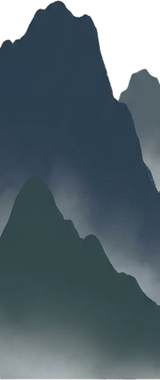
#> input picture assets/bg/b09_daluo_mountain.png, 160 x 380 px, found by its file name
$ python -i regen_bg_ai.py   (imports and definitions only)
#> lines starting #> are read from the running program, lines starting #| are printed output that depends on the picture; after the words box and inside, x2 and y2 are one past the last pixel; in counts of white or black regions, pixels touching at a corner belong together
import os
import subprocess
import sys
from collections import deque

import numpy as np
from PIL import Image
from scipy.ndimage import distance_transform_edt

RAW_BG_DIR = r"C:\Users\jakfc\AppData\Roaming\IppClub\DoraSSR\test\raw_assets\gflow_bg"
BG_DIR = r"C:\Users\jakfc\AppData\Roaming\IppClub\DoraSSR\test\assets\bg"
# [2 lines not run here, left out]

JOBS = [
    (
        "b09_daluo_mountain.jpg", "9:16",
        "A 2D game background layer of distant southern Zhejiang coastal mountains (Daluo Mountain in Wenzhou), towering misty peaks on the left sloping gently down toward the right, painted in flat Chinese guofeng ink-wash silhouette style (#2C3E50, #2F4F4F) with subtle layered mountain ridges. No foreground trees, NO text, NO sky gradient, isolated cleanly on a pure solid white background."
    ),
    (
        "b10_outer_salt_flat.jpg", "16:9",
        "A 2D side-scrolling game ground strip, seamlessly horizontally tileable Ming dynasty coastal salt evaporation pans and mudflats outside Yongchang Fortress: neat shallow square water-filled salt beds bordered by low earth bunds (#B79F78) and small conical piles of gleaming white sea salt (#E2E8F0) along the middle horizon. Strict orthographic side view, flat semi-shaded Chinese guofeng 2D game art style, clean 1.5px dark outline (#1A202C), NO text, NO sky, isolated on a pure solid white background."
    ),
    (
        "b11_coast.jpg", "16:9",
        "A 2D side-scrolling game coastal terrain strip: sandy tidal beach (#B79F78) and rugged dark coastal rocks (#4A5568) on the left sloping into churning deep blue-teal East China Sea waves (#1E4E79) with stylized white guofeng sea foam on the right. Strict orthographic side view, flat semi-shaded Chinese guofeng 2D game art style, clean 1.5px dark outline (#1A202C), NO text, NO sky, isolated on a pure solid white background."
    ),
    (
        "d01_sky_day.jpg", "16:9",
        "A 2D game sky backdrop of a clear Ming dynasty coastal daytime sky: smooth vertical gradient from muted steel-blue (#4A6FA5) at the top to pale misty cream-blue (#E2E8F0) at the bottom, decorated with elegant flat hand-painted Chinese guofeng layered clouds. No mountains, no buildings, NO text, seamless horizontal composition."
    ),
    (
        "d02_sky_dusk.jpg", "16:9",
        "A 2D game sky backdrop of a dramatic Ming dynasty coastal dusk sunset sky: smooth vertical gradient from muted twilight brown-violet (#7A5C3E) at the top to warm burnt orange and pale amber (#F6AD55) at the bottom, with stylized flat hand-painted Chinese guofeng evening clouds lit from below. No mountains, no buildings, NO text, seamless horizontal composition."
    ),
    (
        "d03_sky_night.jpg", "16:9",
        "A 2D game sky backdrop of a solemn Ming dynasty coastal night sky: deep indigo-navy (#101829) fading to dark midnight blue (#0B1426), with delicate fine stars and faint ink-blue drifting night clouds. No moon, no mountains, no buildings, NO text, seamless horizontal composition."
    ),
    (
        "d08_mid_houses.jpg", "16:9",
        "A 2D parallax midground layer of historic Ming dynasty southern Zhejiang (Wenzhou) riverfront village houses and stepped horsehead-gable walls (matouqiang) with a small stone arch bridge, rendered in flat muted ink-slate silhouette (#3B4A59, #2D3748) with subtle tile roof details. Strict orthographic side elevation aligned along a flat bottom baseline, seamlessly horizontally tileable, NO text, NO sky, isolated on a pure solid white background."
    ),
    (
        "d06_horizon_silhouette.jpg", "16:9",
        "A 2D parallax distant horizon silhouette layer of a long Ming dynasty stone fortress wall with crenellated battlements and spaced watchtower roofs, rendered in flat muted slate-blue silhouette (#3B4A59) aligned along a flat bottom baseline. Strict orthographic side view, seamlessly horizontally tileable, NO text, NO sky, isolated on a pure solid white background."
    ),
]

def remove_white_bg_floodfill(im, threshold=230):
#> called with threshold = 230
    arr = np.array(im.convert("RGBA"))
#> arr is the input picture: shape (380, 160, 4); mean R, G, B, A 60.3, 75.8, 83.7, 226.6
    h, w = arr.shape[:2]
#> h = 380; w = 160
    visited = np.zeros((h, w), dtype=bool)
    q = deque()
    for y in range(h):
        for x in (0, w - 1):
            if not visited[y, x] and np.all(arr[y, x, :3] >= threshold):
                visited[y, x] = True
                q.append((y, x))
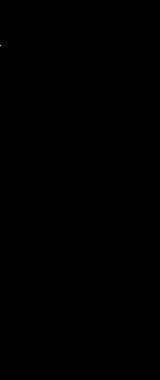
#> visited: shape (380, 160) bool; 0% white in thin lines or dots, all inside (x1, y1, x2, y2) = (0, 45, 1, 46)
    for x in range(w):
        for y in (0, h - 1):
            if not visited[y, x] and np.all(arr[y, x, :3] >= threshold):
                visited[y, x] = True
                q.append((y, x))
#> visited: shape (380, 160) bool; 0.01% white in thin lines or dots, all inside (x1, y1, x2, y2) = (0, 0, 65, 46)
    while q:
        cy, cx = q.popleft()
        for dy, dx in ((-1, 0), (1, 0), (0, -1), (0, 1)):
            ny, nx = cy + dy, cx + dx
            if 0 <= ny < h and 0 <= nx < w and not visited[ny, nx]:
                if np.all(arr[ny, nx, :3] >= threshold):
                    visited[ny, nx] = True
                    q.append((ny, nx))
    arr[visited, 3] = 0
#> arr: shape (380, 160, 4); 0.01% of pixels changed, all inside (x1, y1, x2, y2) = (0, 0, 65, 46)
    return Image.fromarray(arr)

def despill_white_edge(im, white=215):
    """把「紧贴透明区、颜色又接近纯白」的一圈像素也挖掉。

    AI 生的白底在 JPEG 里是渐变的，单纯靠阈值抠图会在轮廓上留一圈半白像素，
    贴到深色天空上就是一道发亮的白边。这里只处理边界那一圈，不动内部（盐堆等）。
    """
#> called with white = 215
    arr = np.array(im.convert('RGBA'))
    opaque = arr[:, :, 3] > 0
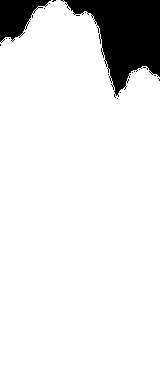
#> opaque: shape (380, 160) bool; 89.8% white; 20 black regions (18 under 20 px), largest, box (x1, y1, x2, y2) and area: (61, 0, 160, 98) 4942, (0, 0, 51, 43) 1225
    trans = ~opaque
    neigh = np.zeros_like(opaque)
    for dy, dx in ((-1, 0), (1, 0), (0, -1), (0, 1)):
        neigh |= np.roll(np.roll(trans, dy, axis=0), dx, axis=1)
#> this loop made 4 passes
#> pass 3, in despill_white_edge, `neigh |= np.roll(np.roll(trans, dy, axis=0), dx, axis=1)`:
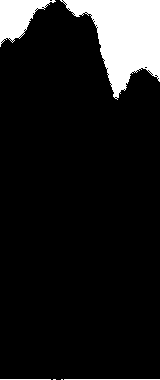
#> neigh: shape (380, 160) bool; 11.1% white; 6 white regions (2 under 20 px), largest, box (x1, y1, x2, y2) and area: (60, 0, 160, 100) 5247, (0, 0, 56, 47) 1322, (64, 379, 160, 380) 96, (0, 379, 51, 380) 51
#> after the loop:
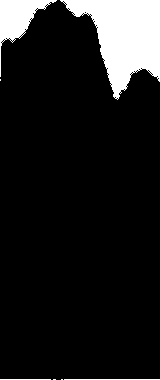
#> neigh: shape (380, 160) bool; 11.2% white; 7 white regions (3 under 20 px), largest, box (x1, y1, x2, y2) and area: (60, 0, 160, 100) 5276, (0, 0, 57, 77) 1378, (64, 379, 160, 380) 96, (0, 379, 51, 380) 51
    near_white = (arr[:, :, :3] >= white).all(axis=2)
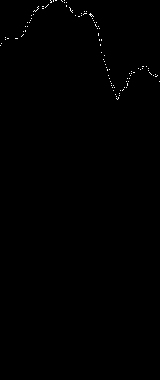
#> near_white: shape (380, 160) bool; 0.26% white in thin lines or dots, all inside (x1, y1, x2, y2) = (0, 0, 160, 100)
    arr[opaque & neigh & near_white, 3] = 0
#> arr: shape (380, 160, 4); mean R, G, B, A 60.3, 75.8, 83.7, 226.5
    return Image.fromarray(arr)


def bleed_edges(im):
    """把透明区的 RGB 用最近的不透明像素颜色填满（alpha 不变）。

    否则缩放时（Lanczos）透明区的白色会渗进轮廓，边缘发白发虚 —— 实测不加这一步，
    轮廓半透明像素里有三成是近白色的白晕。
    """
    arr = np.array(im.convert('RGBA'))
    opaque = arr[:, :, 3] > 0
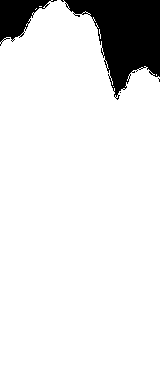
#> opaque: shape (380, 160) bool; 89.6% white; 4 black regions (2 under 20 px), largest, box (x1, y1, x2, y2) and area: (61, 0, 160, 100) 5056, (0, 0, 57, 46) 1271
    if opaque.all() or not opaque.any():
        return im
    idx = distance_transform_edt(~opaque, return_distances=False, return_indices=True)
    arr[:, :, :3] = arr[idx[0], idx[1], :3]
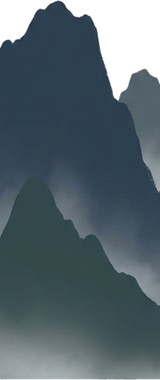
#> arr: shape (380, 160, 4); mean R, G, B, A 71.5, 87.5, 96, 226.5; transparent parts drawn white
    return Image.fromarray(arr)


def keyed(fname):
    """抠白底（去白边 → 边缘补色）→ 裁到 alpha 内容范围。"""
    p = os.path.join(RAW_BG_DIR, fname)
    if not os.path.exists(p):
        return None
    im = remove_white_bg_floodfill(Image.open(p), threshold=230)
    im = bleed_edges(despill_white_edge(im))
    bb = im.getbbox()
#> bb = (0, 0, 160, 380)
    return im.crop(bb) if bb else im


# [91 lines left out: functions cover_crop, portrait_window, emit, postprocess_all, main, not called in this run]

# [2 lines not run here, left out]

>>> result = keyed('../assets/bg/b09_daluo_mountain.png')

$ run again, on assets/bg/b11_coast@2x.png
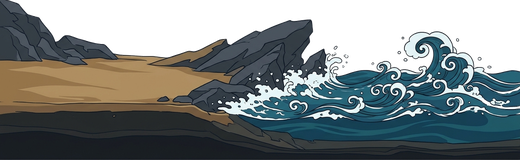
#> input picture assets/bg/b11_coast@2x.png, 520 x 160 px, found by its file name
#> in remove_white_bg_floodfill, arr is the input picture: shape (160, 520, 4); mean R, G, B, A 54.5, 61.6, 61.9, 181.3
#> trans: shape (160, 520) bool; 27% white; 31 white regions (30 under 20 px), largest, box (x1, y1, x2, y2) and area: (11, 0, 520, 75) 22366
#> after the loop in despill_white_edge, `for dy, dx in ((-1, 0), (1, 0), (0, -1), (0, 1)):`:
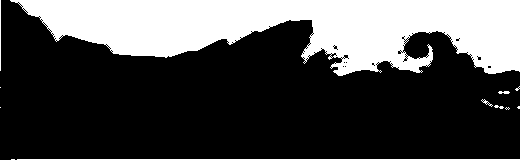
#> neigh: shape (160, 520) bool; 29.6% white; 12 white regions (6 under 20 px), largest, box (x1, y1, x2, y2) and area: (10, 0, 520, 76) 23965, (17, 159, 520, 160) 503, (0, 0, 1, 71) 71, (498, 91, 510, 94) 28, (481, 99, 493, 107) 26, (494, 105, 504, 109) 22
#> near_white: shape (160, 520) bool; 3.9% white; 343 white regions (321 under 20 px), largest, box (x1, y1, x2, y2) and area: (218, 82, 292, 117) 620, (285, 55, 341, 99) 511, (405, 33, 452, 58) 407
#> in bleed_edges, `arr[:, :, :3] = arr[idx[0], idx[1], :3]`:
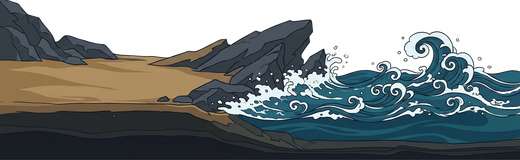
#> arr: shape (160, 520, 4); mean R, G, B, A 69.1, 76.8, 78.3, 181.2; transparent parts drawn white
#> bb = (0, 0, 520, 160)
